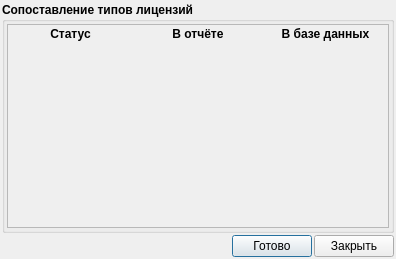
<?xml version="1.0" encoding="UTF-8"?>
<ui version="4.0">
 <class>DeviceImportComparisonTypeLicense</class>
 <widget class="QDialog" name="DeviceImportComparisonTypeLicense">
  <property name="geometry">
   <rect>
    <x>0</x>
    <y>0</y>
    <width>396</width>
    <height>259</height>
   </rect>
  </property>
  <property name="windowTitle">
   <string>Сопоставление типов лицензий</string>
  </property>
  <layout class="QVBoxLayout" name="verticalLayout_4">
   <property name="spacing">
    <number>2</number>
   </property>
   <property name="margin">
    <number>2</number>
   </property>
   <item>
    <widget class="QGroupBox" name="groupBox">
     <property name="font">
      <font>
       <weight>75</weight>
       <bold>true</bold>
      </font>
     </property>
     <property name="title">
      <string>Сопоставление типов лицензий</string>
     </property>
     <layout class="QVBoxLayout" name="verticalLayout">
      <property name="spacing">
       <number>2</number>
      </property>
      <property name="margin">
       <number>2</number>
      </property>
      <item>
       <widget class="QScrollArea" name="scrollArea">
        <property name="font">
         <font>
          <weight>50</weight>
          <bold>false</bold>
         </font>
        </property>
        <property name="frameShadow">
         <enum>QFrame::Sunken</enum>
        </property>
        <property name="widgetResizable">
         <bool>true</bool>
        </property>
        <widget class="QWidget" name="scrollAreaWidgetContents">
         <property name="geometry">
          <rect>
           <x>0</x>
           <y>0</y>
           <width>380</width>
           <height>198</height>
          </rect>
         </property>
         <layout class="QVBoxLayout" name="verticalLayout_3">
          <property name="spacing">
           <number>2</number>
          </property>
          <property name="margin">
           <number>2</number>
          </property>
          <item>
           <layout class="QVBoxLayout" name="verticalLayout_2">
            <item>
             <layout class="QGridLayout" name="gridElements">
              <property name="horizontalSpacing">
               <number>6</number>
              </property>
              <property name="verticalSpacing">
               <number>2</number>
              </property>
              <item row="0" column="0">
               <widget class="QLabel" name="label">
                <property name="font">
                 <font>
                  <weight>75</weight>
                  <bold>true</bold>
                 </font>
                </property>
                <property name="text">
                 <string>Статус</string>
                </property>
                <property name="alignment">
                 <set>Qt::AlignCenter</set>
                </property>
               </widget>
              </item>
              <item row="0" column="1">
               <widget class="QLabel" name="label_2">
                <property name="font">
                 <font>
                  <weight>75</weight>
                  <bold>true</bold>
                 </font>
                </property>
                <property name="text">
                 <string>В отчёте</string>
                </property>
                <property name="alignment">
                 <set>Qt::AlignCenter</set>
                </property>
               </widget>
              </item>
              <item row="0" column="2">
               <widget class="QLabel" name="label_3">
                <property name="font">
                 <font>
                  <weight>75</weight>
                  <bold>true</bold>
                 </font>
                </property>
                <property name="text">
                 <string>В базе данных</string>
                </property>
                <property name="alignment">
                 <set>Qt::AlignCenter</set>
                </property>
               </widget>
              </item>
             </layout>
            </item>
           </layout>
          </item>
          <item>
           <spacer name="verticalSpacer">
            <property name="orientation">
             <enum>Qt::Vertical</enum>
            </property>
            <property name="sizeHint" stdset="0">
             <size>
              <width>20</width>
              <height>40</height>
             </size>
            </property>
           </spacer>
          </item>
         </layout>
        </widget>
       </widget>
      </item>
     </layout>
    </widget>
   </item>
   <item>
    <layout class="QHBoxLayout" name="horizontalLayout">
     <property name="spacing">
      <number>2</number>
     </property>
     <item>
      <spacer name="horizontalSpacer">
       <property name="orientation">
        <enum>Qt::Horizontal</enum>
       </property>
       <property name="sizeHint" stdset="0">
        <size>
         <width>40</width>
         <height>20</height>
        </size>
       </property>
      </spacer>
     </item>
     <item>
      <widget class="QPushButton" name="buttonApplay">
       <property name="text">
        <string>Готово</string>
       </property>
       <property name="icon">
        <iconset resource="../icons.qrc">
         <normaloff>:/16x16/apply/ico/apply_16x16.png</normaloff>:/16x16/apply/ico/apply_16x16.png</iconset>
       </property>
      </widget>
     </item>
     <item>
      <widget class="QPushButton" name="buttonClose">
       <property name="text">
        <string>Закрыть</string>
       </property>
       <property name="icon">
        <iconset resource="../icons.qrc">
         <normaloff>:/16x16/cancelDel/ico/button_cancel_16x16 (1).png</normaloff>:/16x16/cancelDel/ico/button_cancel_16x16 (1).png</iconset>
       </property>
      </widget>
     </item>
    </layout>
   </item>
  </layout>
 </widget>
 <resources>
  <include location="../icons.qrc"/>
 </resources>
 <connections>
  <connection>
   <sender>buttonClose</sender>
   <signal>clicked()</signal>
   <receiver>DeviceImportComparisonTypeLicense</receiver>
   <slot>reject()</slot>
   <hints>
    <hint type="sourcelabel">
     <x>349</x>
     <y>237</y>
    </hint>
    <hint type="destinationlabel">
     <x>169</x>
     <y>236</y>
    </hint>
   </hints>
  </connection>
 </connections>
</ui>
